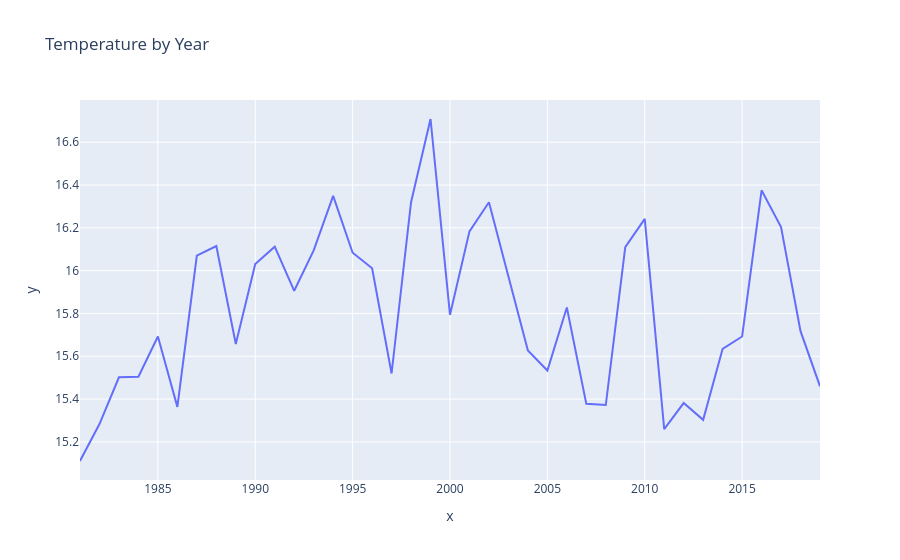
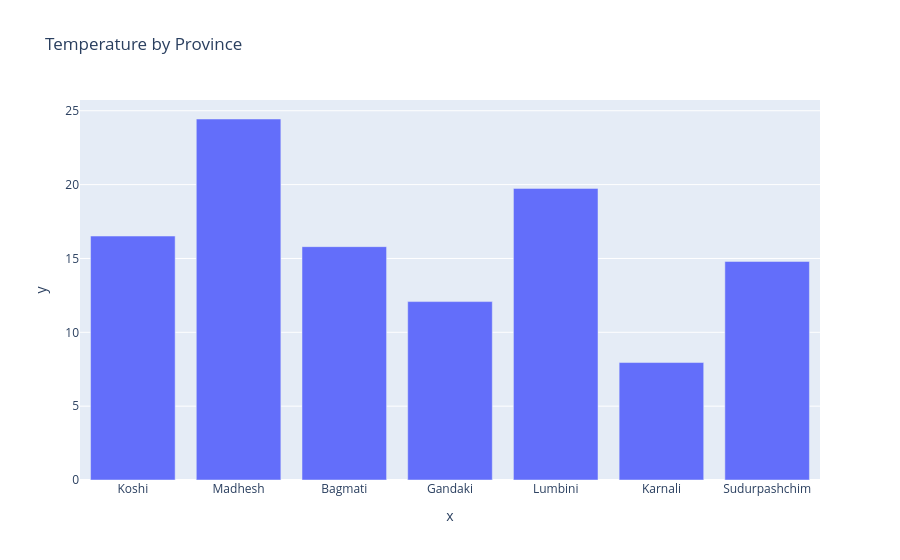

Notebook code for these charts, in order:
### Markdown cell above
### 10. Temperature Trend Analysis

This section investigates how Nepal's average annual temperature has changed from 1981 to 2019.
Understanding long-term temperature trends is important for identifying possible climate changes over time.

### Code cell
fig1 = px.line(x=yearly_temp.index, y=yearly_temp.values, title='Temperature by Year')
fig1.show()

fig2 = px.bar(x=province_temp.index, y=province_temp.values, title='Temperature by Province')
fig2.show()

### Figure 1 — Plotly figure (JSON) as saved in the notebook; plotly's stock layout.template omitted (floating-point values rounded to 4 significant figures)
{"data": [{"hovertemplate": "x=%{x}<br>y=%{y}<extra></extra>", "legendgroup": "", "line": {"color": "#636efa", "dash": "solid"}, "marker": {"symbol": "circle"}, "mode": "lines", "name": "", "orientation": "v", "showlegend": false, "type": "scatter", "x": [1981, 1982, 1983, 1984, 1985, 1986, 1987, 1988, 1989, 1990, 1991, 1992, 1993, 1994, 1995, 1996, 1997, 1998, 1999, 2000, 2001, 2002, 2003, 2004, 2005, 2006, 2007, 2008, 2009, 2010, 2011, 2012, 2013, 2014, 2015, 2016, 2017, 2018, 2019], "xaxis": "x", "y": [15.11, 15.28, 15.5, 15.5, 15.69, 15.36, 16.07, 16.11, 15.66, 16.03, 16.11, 15.91, 16.09, 16.35, 16.08, 16.01, 15.52, 16.32, 16.71, 15.79, 16.18, 16.32, 15.97, 15.63, 15.53, 15.83, 15.38, 15.37, 16.11, 16.24, 15.26, 15.38, 15.3, 15.63, 15.69, 16.38, 16.2, 15.72, 15.46], "yaxis": "y"}], "layout": {"legend": {"tracegroupgap": 0}, "title": {"text": "Temperature by Year"}, "xaxis": {"anchor": "y", "domain": [0, 1], "title": {"text": "x"}}, "yaxis": {"anchor": "x", "domain": [0, 1], "title": {"text": "y"}}}}

### Figure 2 — Plotly figure (JSON) as saved in the notebook; plotly's stock layout.template omitted (floating-point values rounded to 4 significant figures)
{"data": [{"hovertemplate": "x=%{x}<br>y=%{y}<extra></extra>", "legendgroup": "", "marker": {"color": "#636efa", "pattern": {"shape": ""}}, "name": "", "orientation": "v", "showlegend": false, "textposition": "auto", "type": "bar", "x": ["Koshi", "Madhesh", "Bagmati", "Gandaki", "Lumbini", "Karnali", "Sudurpashchim"], "xaxis": "x", "y": [16.52, 24.44, 15.8, 12.08, 19.75, 7.953, 14.8], "yaxis": "y"}], "layout": {"barmode": "relative", "legend": {"tracegroupgap": 0}, "title": {"text": "Temperature by Province"}, "xaxis": {"anchor": "y", "domain": [0, 1], "title": {"text": "x"}}, "yaxis": {"anchor": "x", "domain": [0, 1], "title": {"text": "y"}}}}
